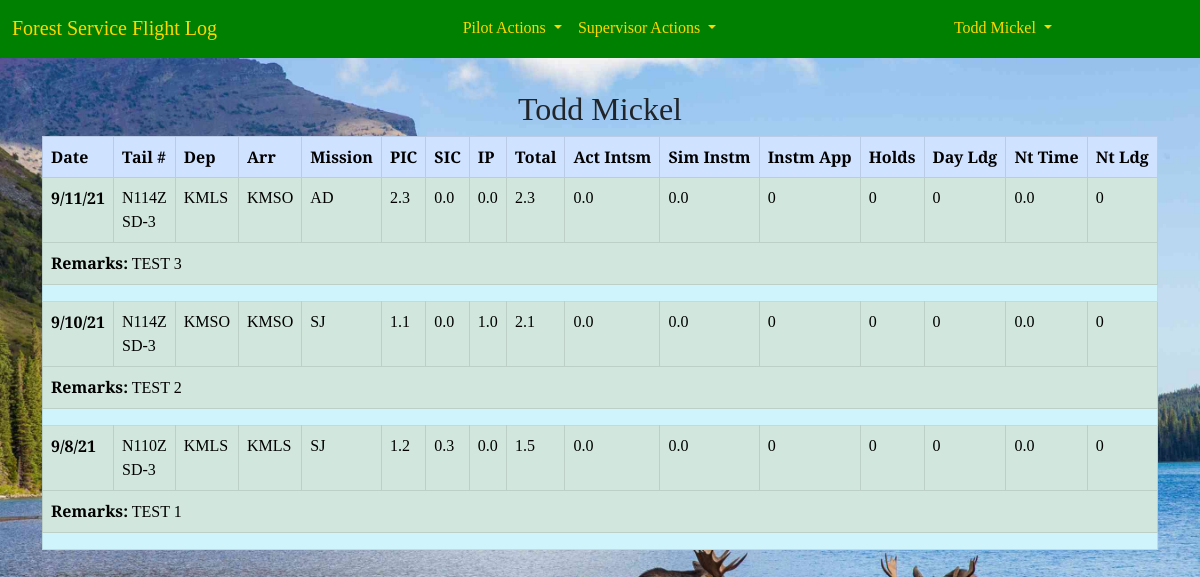
The app's page /pilot_log/view/ (signed in), older data.
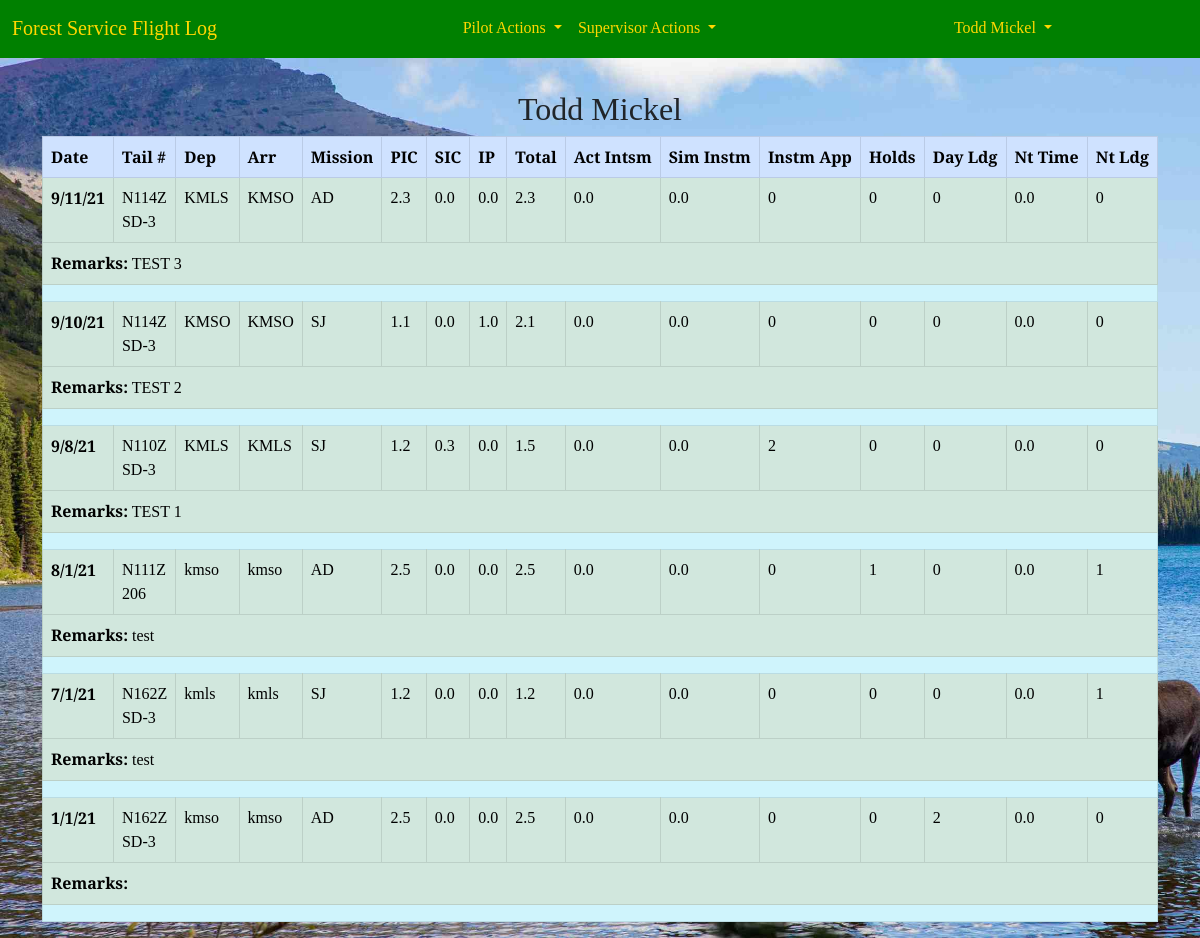
The same page, newer data.
### accounts/models.py (models this page shows, shortened)
class CustomUser(AbstractUser):
    REGION_CHOICES = [
        ('1', '1 - Northern'),
        ('2', '2 - Rocky Mountain'),
        ('3', '3 - Southwestern'),
        ('4', '4 - Intermountain'),
        ('5', '5 - Pacific Southwest'),
        ('6', '6 - Pacific Northwest'),
        ('8', '8 - Southern'),
        ('9', '9 - Eastern'),
        ('10', '10 - Alaska'),
        ('WO', 'Washington Office'),
    ]
    '''username = None
    email = models.EmailField(_('email address'), unique=True)'''
    region = models.CharField(
        max_length=4,
        choices=REGION_CHOICES,
        default='WO',
        null=False,
        blank=False
        )
    base = models.CharField(max_length=20, blank=True)
    office_phone = models.CharField(max_length=12, blank=True)
    cell_phone = models.CharField(max_length=12, blank=True)
    date_of_hire = models.DateField(null=True, blank=True)
    pilot_cert_number = models.CharField(max_length=20, blank=True)
    atp = models.BooleanField(default=False)
    cfi = models.BooleanField(default=False)
    cfii = models.BooleanField(default=False)
    mei = models.BooleanField(default=False)
    commercial_rating = models.BooleanField(default=False)
    medical_class = models.IntegerField(null=True, blank=True)
    date_of_medical = models.DateField(null=True, blank=True)
    user_supervisor = models.ForeignKey(
        'self',
        on_delete=models.PROTECT,
        limit_choices_to={'is_supervisor': True},
        blank=True,
        null=True
        )
    is_supervisor = models.BooleanField(default=False)
    is_captain = models.BooleanField(default=False)
    smokejumper_msn_eval_date = models.DateField(null=True, blank=True)
    equipment_eval_date = models.DateField(null=True, blank=True)
    order = ('username',)
    USERNAME_FIELD = 'username'
    REQUIRED_FIELDS = []

### pilot_log/models.py (models this page shows, shortened)
class FlightDetail(models.Model):
    pilot = models.ForeignKey(
        'accounts.CustomUser',
        on_delete=models.CASCADE,
        blank=False,
        null=False,
        )
    date_of_flight = models.DateField(null=False, blank=False)
    tail_number = models.ForeignKey(
        'Aircraft',
        on_delete=models.PROTECT,
        blank=False,
        null=False,
        )
    depart_ICAO = models.CharField(max_length=4, null=False, blank=False)
    arrival_ICAO = models.CharField(max_length=4, null=False, blank=False)
    msn_type = models.CharField(
        max_length=20,
        choices=settings.MISSION_CHOICES,
        null=False,
        blank=False,
        )
    pic_time = models.DecimalField(max_digits=2, decimal_places=1, default=0.0)
    sic_time = models.DecimalField(max_digits=2, decimal_places=1, default=0.0)
    instructor_time = models.DecimalField(max_digits=2, decimal_places=1, default=0.0)
    total_time = models.DecimalField(max_digits=2, decimal_places=1, null=True, blank=True)
    act_instrument_time = models.DecimalField(max_digits=2, decimal_places=1, default=0.0)
    sim_instrument_time = models.DecimalField(max_digits=2, decimal_places=1, default=0.0)
    instrument_appchs = models.IntegerField(default=0)
    holds = models.IntegerField(default=0)
    day_landings = models.IntegerField(default=0)
    night_time = models.DecimalField(max_digits=2, decimal_places=1, default=0.0)
    night_landings = models.IntegerField(default=0)
    remarks = models.TextField(max_length=250, blank=True, default='')
    class Meta:
        ordering = ['-date_of_flight']
        get_latest_by = 'date_of_flight'

class Aircraft(models.Model):
    tail_number = models.CharField(
        max_length=10,
        primary_key=True
        )
    aircraft_type = models.CharField(
        max_length=15,
        choices=settings.AIRCRAFT_TYPES,
        null=False,
        blank=False
    )

### pilot_log/views.py (the view)
# urls.py: path('view/', FlightListView.as_view(), name='flight_list')
class FlightListView(LoginRequiredMixin, ListView):
    model = FlightDetail
    template_name = "view_flights.html"

### templates/view_flights.html (shortened to what this page needs)
{% extends 'base.html' %}
{% load crispy_forms_tags %}
{% block content %}
<h2 class="text-center">{{ user.first_name }} {{ user.last_name }}</h2>
<div class="container">
<table class="table table-bordered">
    <thead class="thead-light">
        <tr class="table-primary">
            <th scope="col">Date</th>
            <th scope="col">Tail #</th>
            <th scope="col">Dep</th>
            <th scope="col">Arr</th>
            <th scope="col">Mission</th>
            <th scope="col">PIC</th>
            <th scope="col">SIC</th>
            <th scope="col">IP</th>
            <th scope="col">Total</th>
            <th scope="col">Act Intsm</th>
            <th scope="col">Sim Instm</th>
            <th scope="col">Instm App</th>
            <th scope="col">Holds</th>
            <th scope="col">Day Ldg</th>
            <th scope="col">Nt Time</th>
            <th scope="col">Nt Ldg</th>
        </tr>
    </thead>
    <tbody>
        {% for flight in object_list %}
        {% if flight.pilot == user %}
        <tr class="table-success">
            <th scope="row">{{ flight.date_of_flight|date:"n/j/y" }}</th>
            <td>{{ flight.tail_number.tail_number }}<br>{{ flight.tail_number.aircraft_type }}</td>
            <td>{{ flight.depart_ICAO }}</td>
            <td>{{ flight.arrival_ICAO }}</td>
            <td>{{ flight.msn_type }}</td>
            <td>{{ flight.pic_time }}</td>
            <td>{{ flight.sic_time }}</td>
            <td>{{ flight.instructor_time }}</td>
            <td>{{ flight.total_time }}</td>
            <td>{{ flight.act_instrument_time }}</td>
            <td>{{ flight.sim_instrument_time }}</td>
            <td>{{ flight.instrument_appchs }}</td>
            <td>{{ flight.holds }}</td>
            <td>{{ flight.day_landings }}</td>
            <td>{{ flight.night_time }}</td>
            <td>{{ flight.night_landings }}</td>
        </tr>
        <tr class="table-success">
            <td colspan = "16"><b>Remarks:</b>  {{ flight.remarks }}</td>
        </tr>
        <tr class="table-info"><td colspan = "16"></td></tr>
        {% endif %}
        {% endfor %}
    </tbody>
</table>
</div>
{% endblock content %}

### templates/base.html (shortened to what this page needs)
{% load static %}
<!DOCTYPE html>
<html>
    <head>
        <link href="https://cdn.jsdelivr.net/npm/bootstrap@5.1.0/dist/css/bootstrap.min.css" rel="stylesheet"
>
        <link
            href="{% static 'css/base.css' %}"
            rel="stylesheet">
        <link
            href="{% static 'css/flight_new.css' %}"
            rel="stylesheet">
        <link
            href="{% static 'css/login.css' %}"
            rel="stylesheet">
        <link
            href="{% static 'css/password_reset_form.css' %}"
            rel="stylesheet">
    </head>
    <body>
        <nav class="navbar navbar-expand-lg navbar-nb2">
            <div class="container-fluid">
                <a class="navbar-brand" href="{% url 'home' %}">Forest Service Flight Log</a>
                <div class="collapse navbar-collapse" id="navbarSupportedContent">
                {% if user.is_authenticated %}
                    <ul class="navbar-nav mx-auto mb-2 mb-lg-0">
                        <li class="nav-item dropdown">
                            <a class="nav-link active dropdown-toggle pa_1" href="#" id="navbarDropdown" role="button" data-bs-toggle="dropdown" aria-expanded="false">
                                Pilot Actions
                            </a>
                        </li>
                        {% if user.is_supervisor %}
                        <li class="nav-item dropdown">
                            <a class="nav-link active dropdown-toggle pa_1" href="#" id="SupDropdown" role="button" data-bs-toggle="dropdown" aria-expanded="false">
                                Supervisor Actions
                            </a>
                        </li>
                        {% endif %}
                    </ul>
                    <ul class="navbar-nav flex-row-reverse">
                        <li class="nav-item dropdown">
                            <a class="nav-link active dropdown-toggle pw_1" href="#" id="profileDropdown" role="button" data-bs-toggle="dropdown" aria-expanded="false">
                                {{ user.get_full_name }}
                            </a>
                        </li>
                    </ul>
                    {% endif %}
                </div>
            </div>
        </nav>
        {% block content %}
        {% endblock content %}
    </body>
</html>

### static/css/base.css (style rules this page uses)
body { font-family: 'Playfair Display', serif; background: white url("/static/img/sf_logo4.jpg") no-repeat; background-size: cover; }
.navbar { background-color: green; border-bottom: 2px solid green; margin-bottom: 2rem; display: flex; }
.navbar-brand { color:gold; }
.pa_1 { color:gold; }
.pw_1 { color: gold; margin-right: 8rem; }

### templates/view_flights.html (style rules this page uses)
body { background-image: url(/static/img/montana.jpg); }

Row changes from the older to the newer data that the page shows:
changed FlightDetail "TEST 1": instrument_appchs "0" → "2"
added FlightDetail: date_of_flight "8/1/21", tail_number.tail_number "N111Z", tail_number.aircraft_type "206", depart_ICAO "kmso", arrival_ICAO "kmso", msn_type "AD", pic_time "2.5", sic_time "0.0", instructor_time "0.0", total_time "2.5", act_instrument_time "0.0", sim_instrument_time "0.0", instrument_appchs "0", holds "1", day_landings "0", night_time "0.0", night_landings "1", remarks "test"
added FlightDetail: date_of_flight "7/1/21", tail_number.tail_number "N162Z", tail_number.aircraft_type "SD-3", depart_ICAO "kmls", arrival_ICAO "kmls", msn_type "SJ", pic_time "1.2", sic_time "0.0", instructor_time "0.0", total_time "1.2", act_instrument_time "0.0", sim_instrument_time "0.0", instrument_appchs "0", holds "0", day_landings "0", night_time "0.0", night_landings "1", remarks "test"
added FlightDetail: date_of_flight "1/1/21", tail_number.tail_number "N162Z", tail_number.aircraft_type "SD-3", depart_ICAO "kmso", arrival_ICAO "kmso", msn_type "AD", pic_time "2.5", sic_time "0.0", instructor_time "0.0", total_time "2.5", act_instrument_time "0.0", sim_instrument_time "0.0", instrument_appchs "0", holds "0", day_landings "2", night_time "0.0", night_landings "0"
